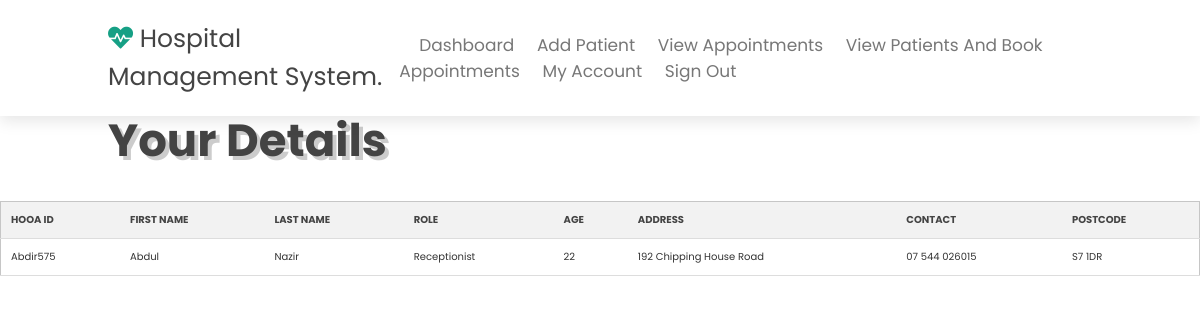
The app's page /htdocs/Software_Projects_C2010722/Receptionist_My_Account.php (signed in) with its own data.
### tables this page shows
CREATE TABLE "Hospital_Officers_Or_Administrators" (
	"HOOA_ID"	TEXT,
	"HOOA_First_Name"	TEXT,
	"HOOA_Last_Name"	TEXT,
	"HOOA_Role"	TEXT,
	"HOOA_Age"	TEXT,
	"HOOA_Home_Address"	TEXT,
	"HOOA_Contact"	TEXT,
	"HOOA_Status"	TEXT,
	"HOOA_PostCode"	TEXT,
	"HOOA_Messages"	TEXT
);

### htdocs/Software_Projects_C2010722/Receptionist_My_Account.php (the view, shortened to what this page needs)
<?php require("receptionistNavBar.php");
$HOOA_ID = $_SESSION['HOOA_ID'];
$db = new SQLite3('C:\xampp\Software_Projects_C2010722_Database\Hospital_Database.db');
$sql = "SELECT * FROM Hospital_Officers_Or_Administrators WHERE HOOA_ID = '$HOOA_ID'";
$stmt = $db->prepare($sql);
$result= $stmt->execute();
$arrayResult = [];
while($row=$result->fetchArray(SQLITE3_NUM)){
    $arrayResult [] = $row;
}
?>
<div class="container">
    <main role="main" class="pb-3">
        <section class="home" id="home">
        <div class="content">
        <h3>Your Details</h3>
        </div>
        </section>
    </main>
</div>
    <div class="content">
               <div class="row">
                    <div class="table-container">
                        <table class="responsive-table">
                                <thead>
                                <tr>
                                    <th>HOOA ID</th>
                                    <th>First Name</th>
                                    <th>Last Name</th>
                                    <th>Role</th>
                                    <th>Age</th>
                                    <th>Address</th>
                                    <th>Contact</th>
                                    <th>Postcode</th>
                                </thead>
                                <tbody>
                                <tr>
                                    <td><?php echo $arrayResult[0][0]?></td>
                                    <td><?php echo $arrayResult[0][1]?></td>
                                    <td><?php echo $arrayResult[0][2]?></td>
                                    <td><?php echo $arrayResult[0][3]?></td>
                                    <td><?php echo $arrayResult[0][4]?></td>
                                    <td><?php echo $arrayResult[0][5]?></td>
                                    <td><?php echo $arrayResult[0][6]?></td>
                                    <td><?php echo $arrayResult[0][8]?></td>
                                </tr>
                                    </tbody>
                            </table>
                        </div>
                     </div>
                </div>

### htdocs/Software_Projects_C2010722/css/style.css (style rules this page uses)
:root { --green:#16a085; --black:#444; --light-color:#777; --box-shadow:.5rem .5rem 0 rgba(22, 160, 133, .2); --text-shadow:.4rem .4rem 0 rgba(0, 0, 0, .2); --border:.2rem solid var(--green); }
* { font-family: 'Poppins', sans-serif; margin:0; padding: 0; box-sizing: border-box; outline: none; border: none; text-transform: capitalize; transition: all .2s ease-out; text-decoration: none; }
html { font-size: 62.5%; overflow-x: hidden; scroll-padding-top: 7rem; scroll-behavior: smooth; }
section { padding:2rem 9%; }
.home { display: flex; align-items: center; flex-wrap: wrap; gap:1.5rem; padding-top: 10rem; }
.home .content { flex:1 1 45rem; }
.home .content h3 { font-size: 4.5rem; color:var(--black); line-height: 1.8; text-shadow: var(--text-shadow); }
.table-container { max-width: 100%; overflow-x: auto; }
.responsive-table { border-collapse: collapse; border-spacing: 0; width: 100%; max-width: 100%; margin-bottom: 1rem; background-color: #fff; color: #333; border: 1px solid #c6c6c6; border-radius: .25rem; }
.responsive-table th, .responsive-table td { padding: 1rem; vertical-align: top; text-align: left; }
.responsive-table th { font-weight: bold; background-color: #f2f2f2; }
table { border-collapse: collapse; width: 100%; max-width: 800px; margin: 0 auto; background-color: #ffffff; border: 1px solid #ddd; }
th, td { text-align: left; padding: 8px; border-bottom: 1px solid #ddd; }
th { background-color: #f2f2f2; color: #444444; font-weight: bold; text-transform: uppercase; }

### records on screen
hospital_officers_or_administrators: HOOA_ID "Abdir575", HOOA_First_Name "Abdul", HOOA_Last_Name "Nazir", HOOA_Role "Receptionist", HOOA_Age "22", HOOA_Home_Address "192 Chipping House Road", HOOA_Contact "07 544 026015", HOOA_PostCode "S7 1DR"
